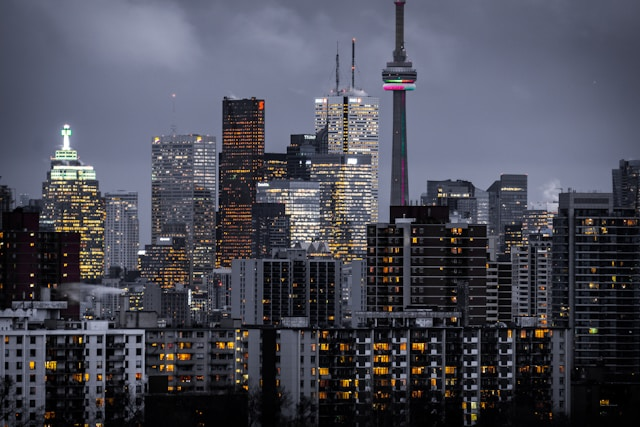
#> input picture modul_1/data/images/building.jpg, 640 x 427 px
$ python detector_benchmark.py ../../modul_1/data/images/building.jpg   (older library calls are emulated)
#> lines starting #> are read from the running program, lines starting #| are printed output that depends on the picture
### modul_4/feature_match_app/utils/io_utils.py
"""
utils/io_utils.py
Fungsi utilitas untuk input/output file gambar dan data.
"""

import cv2
import os
import numpy as np


def load_image(path, grayscale=False):
    """
    Muat gambar dari path dengan error handling.

    Args:
        path: Path ke file gambar
        grayscale: Jika True, muat sebagai grayscale

    Returns:
        Gambar (numpy array) atau None jika gagal
    """
#> called with path = '../../modul_1/data/images/building.jpg', grayscale = False
    if not os.path.exists(path):
        print(f"[ERROR] File tidak ditemukan: {path}")
        return None

    flag = cv2.IMREAD_GRAYSCALE if grayscale else cv2.IMREAD_COLOR
    img = cv2.imread(path, flag)
#> img is the input picture: shape (427, 640, 3); mean B, G, R 86.6, 75.2, 74.4

    if img is None:
        print(f"[ERROR] Gagal membaca gambar: {path}")
        return None

    return img


# [51 lines left out: functions load_images_from_folder, save_image, ensure_dir, not called in this run]

### modul_4/feature_match_app/utils/visualization.py
"""
utils/visualization.py
Fungsi-fungsi bantu untuk visualisasi hasil deteksi fitur dan pencocokan.
"""

import cv2
import numpy as np
import matplotlib.pyplot as plt
import os


# [15 lines left out: function draw_keypoints, not called in this run]


def show_side_by_side(images, titles, save_path=None, figsize=(16, 5)):
    """
    Tampilkan beberapa gambar secara berdampingan.

    Args:
        images: List gambar (BGR atau grayscale)
        titles: List judul untuk setiap gambar
        save_path: Path untuk menyimpan gambar (opsional)
        figsize: Ukuran figure matplotlib
    """
    n = len(images)
    fig, axes = plt.subplots(1, n, figsize=figsize)
    if n == 1:
        axes = [axes]

    for ax, img, title in zip(axes, images, titles):
        # Konversi BGR ke RGB untuk matplotlib
        if len(img.shape) == 3 and img.shape[2] == 3:
            display = cv2.cvtColor(img, cv2.COLOR_BGR2RGB)
        else:
            display = img
        ax.imshow(display, cmap='gray' if len(img.shape) == 2 else None)
        ax.set_title(title, fontsize=10)
        ax.axis('off')

    plt.tight_layout()
    if save_path:
        os.makedirs(os.path.dirname(save_path) if os.path.dirname(save_path) else '.', exist_ok=True)
        plt.savefig(save_path, dpi=100, bbox_inches='tight')
        print(f"[INFO] Gambar disimpan: {save_path}")
    plt.show()


# [29 lines left out: function plot_bar_chart, not called in this run]

### modul_4/feature_match_app/detector_benchmark.py
"""
detector_benchmark.py
Fase 1: Perbandingan berbagai detektor fitur lokal.

Detektor yang dibandingkan:
  Harris, Shi-Tomasi, SIFT, ORB, AKAZE, FAST, BRISK
"""

import cv2
import numpy as np
import time
import matplotlib.pyplot as plt
from utils.io_utils import load_image
from utils.visualization import show_side_by_side, plot_bar_chart
import os


class DetectorBenchmark:
    """
    Kelas untuk membandingkan berbagai detektor fitur secara sistematis.

    Contoh penggunaan:
        bench = DetectorBenchmark()
        results = bench.compare_all(image)
        bench.print_table(results)
        bench.visualize_all(image, results)
    """

    def __init__(self, detectors=None):
        """
        Args:
            detectors: List nama detektor yang ingin digunakan.
                       Default: semua detektor yang tersedia.
        """
        np.random.seed(42)
        cv2.setRNGSeed(42)

        self.available = ['Harris', 'Shi-Tomasi', 'SIFT', 'ORB', 'AKAZE', 'FAST', 'BRISK']
        self.detectors = detectors if detectors else self.available

    def _to_gray(self, image):
        """Konversi gambar ke grayscale jika perlu."""
        if len(image.shape) == 3:
            return cv2.cvtColor(image, cv2.COLOR_BGR2GRAY)
        return image

    def run_detector(self, name, image):
        """
        Jalankan satu detektor dan ukur waktu eksekusinya.

        Args:
            name: Nama detektor (str)
            image: Gambar input (BGR atau grayscale)

        Returns:
            dict berisi: keypoints, descriptors, time_ms, descriptor_info
        """
        gray = self._to_gray(image)
        kps, desc, desc_info = [], None, '-'

        try:
            t0 = time.perf_counter()

            if name == 'Harris':
                dst = cv2.cornerHarris(gray.astype(np.float32), blockSize=2, ksize=3, k=0.04)
                dst_norm = cv2.normalize(dst, None, 0, 255, cv2.NORM_MINMAX, dtype=cv2.CV_8U)
                threshold = 0.01 * dst_norm.max()
                coords = np.argwhere(dst_norm > threshold)
                kps = [cv2.KeyPoint(float(c[1]), float(c[0]), 3) for c in coords]

            elif name == 'Shi-Tomasi':
                corners = cv2.goodFeaturesToTrack(gray, maxCorners=100, qualityLevel=0.01, minDistance=10)
                if corners is not None:
                    kps = [cv2.KeyPoint(float(c[0][0]), float(c[0][1]), 3) for c in corners]

            elif name == 'SIFT':
                sift = cv2.SIFT_create()
                kps, desc = sift.detectAndCompute(gray, None)
                desc_info = '128-D float'

            elif name == 'ORB':
                orb = cv2.ORB_create(nfeatures=500)
                kps, desc = orb.detectAndCompute(gray, None)
                desc_info = '32-B binary'

            elif name == 'AKAZE':
                akaze = cv2.AKAZE_create()
                kps, desc = akaze.detectAndCompute(gray, None)
                desc_info = '61-B binary'

            elif name == 'FAST':
                fast = cv2.FastFeatureDetector_create(threshold=20)
                kps = fast.detect(gray, None)

            elif name == 'BRISK':
                brisk = cv2.BRISK_create()
                kps, desc = brisk.detectAndCompute(gray, None)
                desc_info = '64-B binary'

            elapsed_ms = (time.perf_counter() - t0) * 1000

        except Exception as e:
            print(f"[ERROR] Detektor {name} gagal: {e}")
            return None

        # Hitung rata-rata response strength jika tersedia
        avg_resp = np.mean([kp.response for kp in kps]) if kps else 0.0

        return {
            'name': name,
            'keypoints': kps,
            'descriptors': desc,
            'n_keypoints': len(kps),
            'time_ms': elapsed_ms,
            'avg_response': avg_resp,
            'descriptor_info': desc_info,
        }

    def compare_all(self, image):
        """
        Jalankan semua detektor pada gambar yang sama.

        Args:
            image: Gambar input

        Returns:
            List dict hasil tiap detektor
        """
        results = []
        print("\n[INFO] Menjalankan benchmark detektor...\n")
        for name in self.detectors:
            res = self.run_detector(name, image)
            if res:
                results.append(res)
                print(f"  {name:12s}: {res['n_keypoints']:5d} keypoints  |  {res['time_ms']:7.2f} ms")
#> this loop made 7 passes
#> avg_resp in run_detector on passes 2 to 7: 0, 0.0318, 0.00124, 0.00319, 50.84, 62.17
#> (printed output is left out)
#> pass 1, in run_detector, `gray = self._to_gray(image)`:
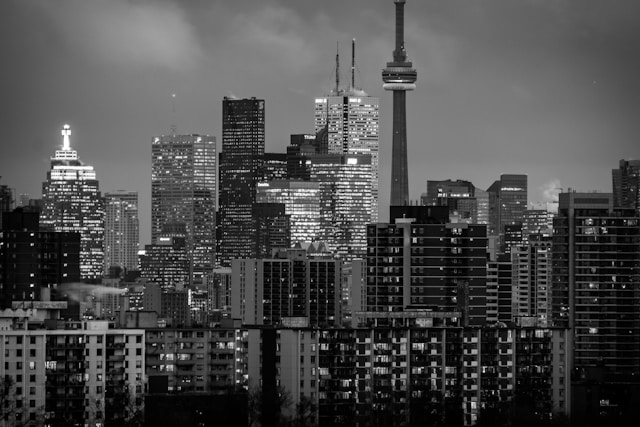
#> gray: shape (427, 640); min 0, max 255, mean 76.3
#> pass 1, in run_detector, `dst = cv2.cornerHarris(gray.astype(np.float32), blockSize=2, ksize=3, ..`:
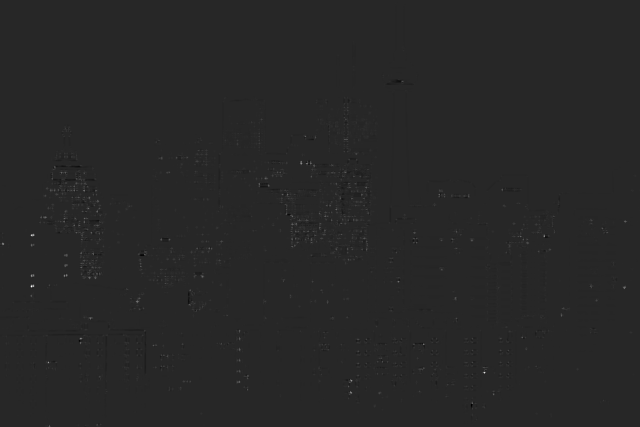
#> dst: shape (427, 640) float32; min -40462624, max 222830976, mean 238355; drawn with min black and max white
#> after the loop, results = 7 items
        return results

    def print_table(self, results):
        """Cetak tabel perbandingan ke konsol."""
        print("\n" + "=" * 65)
        print(f"{'Detektor':<12} | {'N Keypoints':>11} | {'Waktu (ms)':>10} | {'Deskriptor'}")
        print("-" * 65)
        for r in results:
            print(f"{r['name']:<12} | {r['n_keypoints']:>11} | {r['time_ms']:>10.2f} | {r['descriptor_info']}")
        print("=" * 65 + "\n")

    def visualize_all(self, image, results, save_dir=None):
        """
        Tampilkan keypoint dari semua detektor secara berdampingan.

        Args:
            image: Gambar asli
            results: Output dari compare_all()
            save_dir: Folder untuk menyimpan hasil (opsional)
        """
        imgs, titles = [], []
        for r in results:
            img_kp = cv2.drawKeypoints(
                image, r['keypoints'], None,
                color=(0, 200, 50),
                flags=cv2.DRAW_MATCHES_FLAGS_DRAW_RICH_KEYPOINTS
            )
            imgs.append(img_kp)
            titles.append(f"{r['name']}\n({r['n_keypoints']} kp, {r['time_ms']:.1f}ms)")

        save_path = os.path.join(save_dir, 'benchmark_keypoints.png') if save_dir else None
        show_side_by_side(imgs, titles, save_path=save_path, figsize=(20, 4))

    def plot_comparison(self, results, save_dir=None):
        """
        Tampilkan bar chart perbandingan jumlah keypoint dan waktu.

        Args:
            results: Output dari compare_all()
            save_dir: Folder untuk menyimpan hasil (opsional)
        """
        names = [r['name'] for r in results]
        n_kps = [r['n_keypoints'] for r in results]
        times = [r['time_ms'] for r in results]

        fig, axes = plt.subplots(1, 2, figsize=(14, 5))

        # Chart jumlah keypoint
        axes[0].bar(names, n_kps, color='steelblue', edgecolor='navy', alpha=0.85)
        axes[0].set_title('Jumlah Keypoint per Detektor')
        axes[0].set_ylabel('Jumlah Keypoint')
        axes[0].set_xlabel('Detektor')
        for i, v in enumerate(n_kps):
            axes[0].text(i, v + max(n_kps) * 0.01, str(v), ha='center', fontsize=9)

        # Chart waktu eksekusi
        axes[1].bar(names, times, color='coral', edgecolor='darkred', alpha=0.85)
        axes[1].set_title('Waktu Eksekusi per Detektor')
        axes[1].set_ylabel('Waktu (ms)')
        axes[1].set_xlabel('Detektor')
        for i, v in enumerate(times):
            axes[1].text(i, v + max(times) * 0.01, f'{v:.1f}', ha='center', fontsize=9)

        plt.suptitle('Benchmark Detektor Fitur', fontsize=14, fontweight='bold')
        plt.tight_layout()

        if save_dir:
            path = os.path.join(save_dir, 'benchmark_chart.png')
            os.makedirs(save_dir, exist_ok=True)
            plt.savefig(path, dpi=100, bbox_inches='tight')
            print(f"[INFO] Chart disimpan: {path}")
        plt.show()


# ─── Demo standalone ─────────────────────────────────────────────────────────
if __name__ == '__main__':
    import sys
    img_path = sys.argv[1] if len(sys.argv) > 1 else None

    if img_path:
        image = load_image(img_path)
    else:
        # Buat gambar sintetis jika tidak ada input
        print("[INFO] Tidak ada gambar input. Menggunakan gambar sintetis.")
        image = np.zeros((400, 600, 3), dtype=np.uint8)
        for _ in range(30):
            x, y = np.random.randint(20, 580), np.random.randint(20, 380)
            cv2.circle(image, (x, y), np.random.randint(5, 30), tuple(np.random.randint(100, 255, 3).tolist()), -1)

    if image is None:
        print("[ERROR] Gambar tidak dapat dimuat.")
        exit(1)

    bench = DetectorBenchmark()
    results = bench.compare_all(image)
#> results = 7 items
    bench.print_table(results)
#> the loop in print_table, `for r in results:` made 7 passes
#| Harris       |      273278 |     469.66 | -
#| Shi-Tomasi   |         100 |       3.12 | -
#| SIFT         |        2714 |     146.53 | 128-D float
#| ORB          |         500 |       6.57 | 32-B binary
#| AKAZE        |        1334 |      39.05 | 61-B binary
#> (further printed lines are left out)
    bench.visualize_all(image, results, save_dir='results')
#> the loop in visualize_all, `for r in results:` made 7 passes
#> pass 1, in visualize_all, `img_kp = cv2.drawKeypoints( image, r['keypoints'], None, color=(0, 200..`:
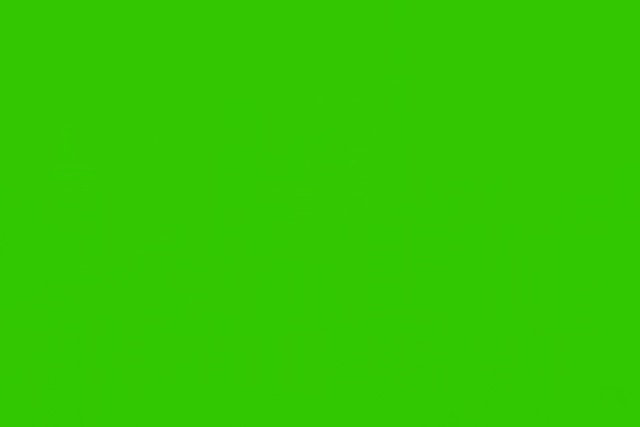
#> img_kp: shape (427, 640, 3); mean B, G, R 1, 199, 50.3
#> pass 3, in visualize_all, `img_kp = cv2.drawKeypoints( image, r['keypoints'], None, color=(0, 200..`:
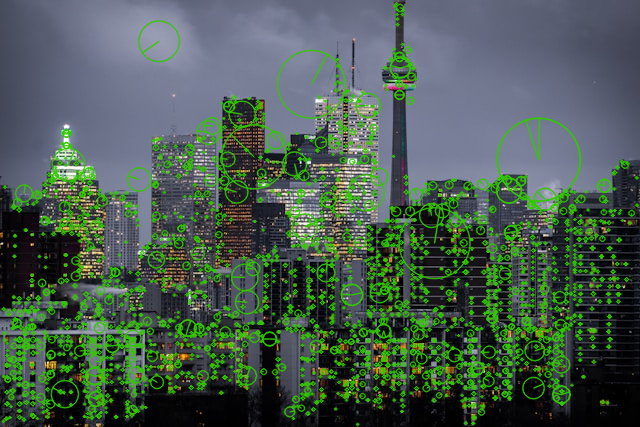
#> img_kp: shape (427, 640, 3); mean B, G, R 78.4, 91.7, 72.7
#> in show_side_by_side, `n = len(images)`: n = 7
#> the loop in show_side_by_side, `for ax, img, title in zip(axes, images, titles):` made 7 passes
#> in show_side_by_side, `plt.savefig(save_path, dpi=100, bbox_inches='tight')`:
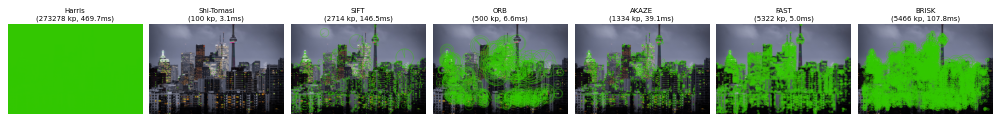
#> figure drawn by matplotlib, 7 panels
    bench.plot_comparison(results, save_dir='results')
#> in plot_comparison, `names = [r['name'] for r in results]`: names = ['Harris', 'Shi-Tomasi', 'SIFT', 'ORB', 'AKAZE', 'FAST', 'BRISK']
#> in plot_comparison, `n_kps = [r['n_keypoints'] for r in results]`: n_kps = [273278, 100, 2714, 500, 1334, 5322, 5466]
#> in plot_comparison, `times = [r['time_ms'] for r in results]`: times = [469.7, 3.12, 146.5, 6.57, 39.05, 5.02, 107.8]
#> the loop in plot_comparison, `for i, v in enumerate(n_kps):` made 7 passes
#> v on passes 1 to 7: 273278, 100, 2714, 500, 1334, 5322, 5466
#> the loop in plot_comparison, `for i, v in enumerate(times):` made 7 passes
#> v on passes 1 to 7: 469.7, 3.12, 146.5, 6.57, 39.05, 5.02, 107.8
#> in plot_comparison, `plt.savefig(path, dpi=100, bbox_inches='tight')`:
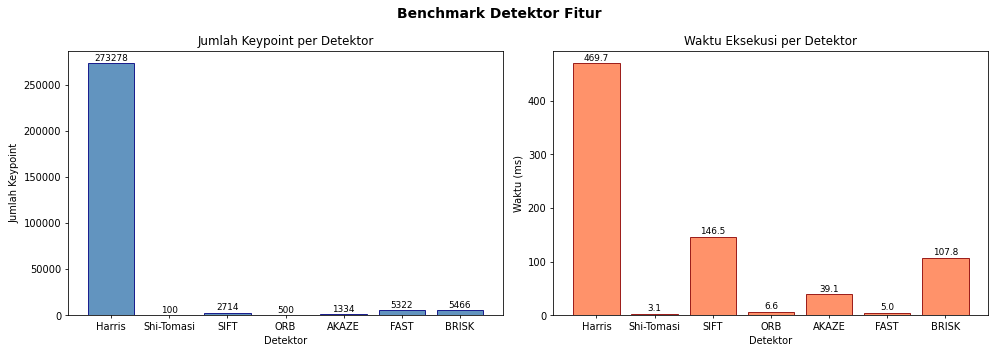
#> figure drawn by matplotlib, 2 panels; panel 1: tallest bar 273278 high, from x = -0.4 to 0.4; panel 2: tallest bar 469.7 high, from x = -0.4 to 0.4

$ run again, on modul_1/data/images/forest.jpg
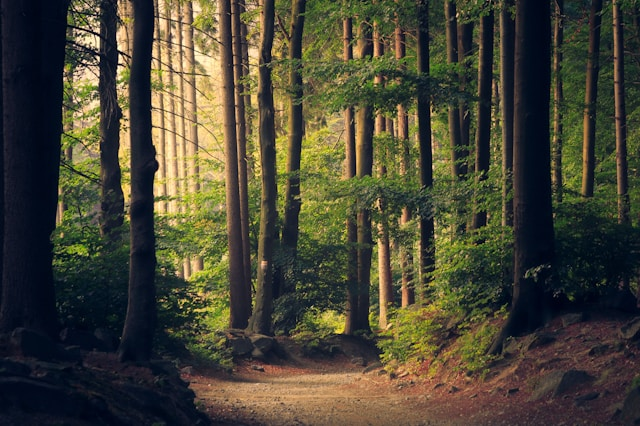
#> input picture modul_1/data/images/forest.jpg, 640 x 426 px
#> in load_image, img is the input picture: shape (426, 640, 3); mean B, G, R 53.2, 69.4, 71.8
#> the loop in compare_all, `for name in self.detectors:` made 7 passes
#> avg_resp in run_detector on passes 2 to 7: 0, 0.0305, 0.00124, 0.0029, 39.14, 50.85
#> (printed output is left out)
#> pass 1, in run_detector, `dst = cv2.cornerHarris(gray.astype(np.float32), blockSize=2, ksize=3, ..`:
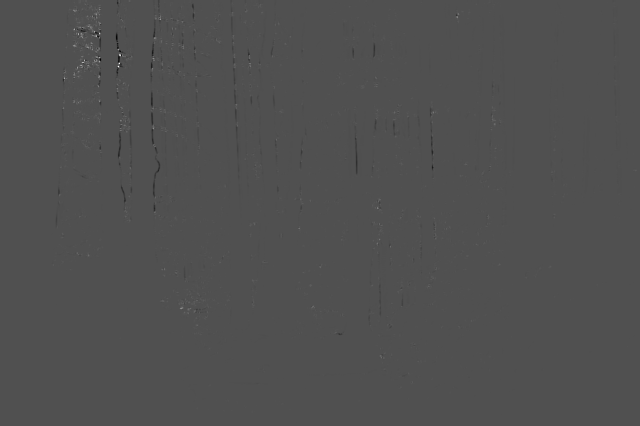
#> dst: shape (426, 640) float32; min -65327108, max 142509344, mean 34925.6; drawn with min black and max white
#> after the loop in compare_all, `for name in self.detectors:`: results = 7 items
#> the loop in print_table, `for r in results:` made 7 passes
#| Harris       |      272639 |     452.42 | -
#| Shi-Tomasi   |         100 |       4.12 | -
#| SIFT         |        2705 |     153.45 | 128-D float
#| ORB          |         500 |       7.44 | 32-B binary
#| AKAZE        |        1354 |      40.50 | 61-B binary
#> (further printed lines are left out)
#> the loop in visualize_all, `for r in results:` made 7 passes
#> n = 7
#> the loop in show_side_by_side, `for ax, img, title in zip(axes, images, titles):` made 7 passes
#> names = ['Harris', 'Shi-Tomasi', 'SIFT', 'ORB', 'AKAZE', 'FAST', 'BRISK']
#> n_kps = [272639, 100, 2705, 500, 1354, 7557, 6149]
#> times = [452.4, 4.12, 153.4, 7.44, 40.5, 7.12, 119.1]
#> the loop in plot_comparison, `for i, v in enumerate(n_kps):` made 7 passes
#> v on passes 1 to 7: 272639, 100, 2705, 500, 1354, 7557, 6149
#> the loop in plot_comparison, `for i, v in enumerate(times):` made 7 passes
#> v on passes 1 to 7: 452.4, 4.12, 153.4, 7.44, 40.5, 7.12, 119.1
#> in plot_comparison, `plt.savefig(path, dpi=100, bbox_inches='tight')`:
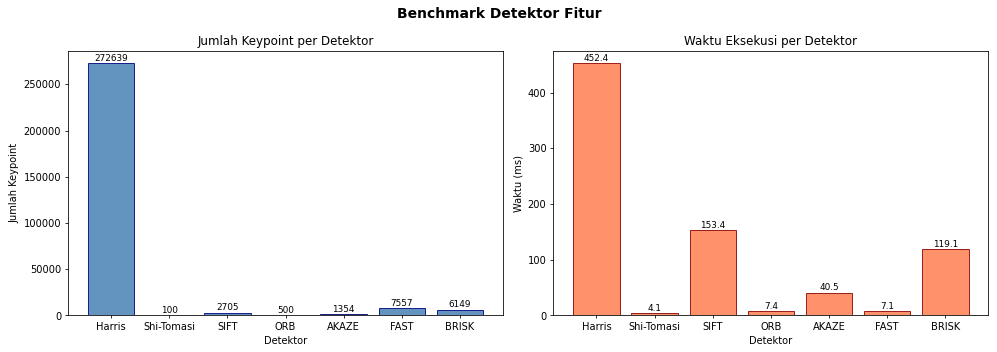
#> figure drawn by matplotlib, 2 panels; panel 1: tallest bar 272639 high, from x = -0.4 to 0.4; panel 2: tallest bar 452.4 high, from x = -0.4 to 0.4

$ run again, on modul_1/data/images/landscape.jpg
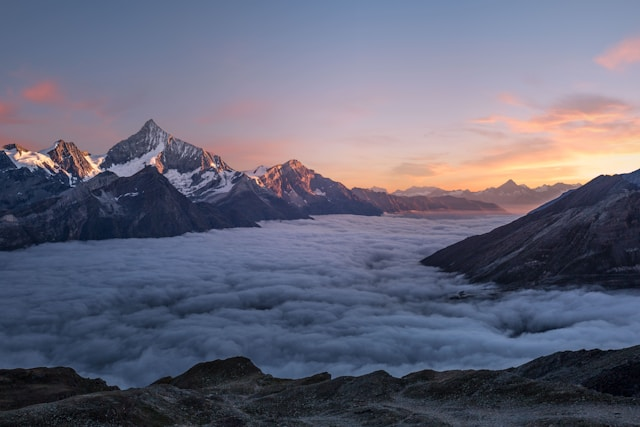
#> input picture modul_1/data/images/landscape.jpg, 640 x 427 px
#> in load_image, img is the input picture: shape (427, 640, 3); mean B, G, R 120.2, 101.4, 100.7
#> the loop in compare_all, `for name in self.detectors:` made 7 passes
#> avg_resp in run_detector on passes 2 to 7: 0, 0.0241, 0.000263, 0.00246, 37.3, 50.3
#> (printed output is left out)
#> pass 1, in run_detector, `dst = cv2.cornerHarris(gray.astype(np.float32), blockSize=2, ksize=3, ..`:
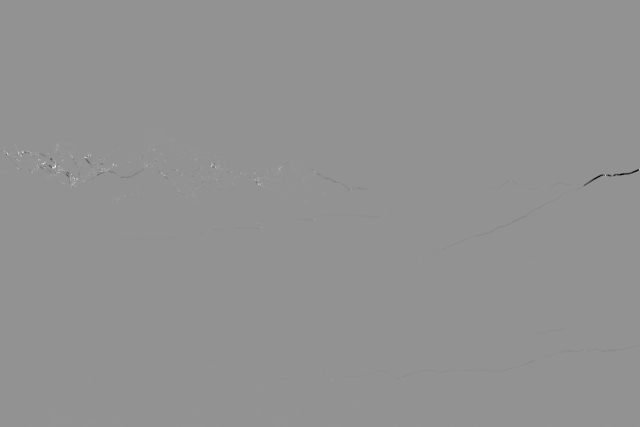
#> dst: shape (427, 640) float32; min -31582704, max 23214928, mean -9897.8; drawn with min black and max white
#> after the loop in compare_all, `for name in self.detectors:`: results = 7 items
#> the loop in print_table, `for r in results:` made 7 passes
#| Harris       |      273279 |     430.66 | -
#| Shi-Tomasi   |         100 |       2.72 | -
#| SIFT         |         644 |      87.98 | 128-D float
#| ORB          |         500 |       3.92 | 32-B binary
#| AKAZE        |         251 |      27.70 | 61-B binary
#> (further printed lines are left out)
#> the loop in visualize_all, `for r in results:` made 7 passes
#> n = 7
#> the loop in show_side_by_side, `for ax, img, title in zip(axes, images, titles):` made 7 passes
#> names = ['Harris', 'Shi-Tomasi', 'SIFT', 'ORB', 'AKAZE', 'FAST', 'BRISK']
#> n_kps = [273279, 100, 644, 500, 251, 853, 667]
#> times = [430.7, 2.72, 87.98, 3.92, 27.7, 0.969, 44.74]
#> the loop in plot_comparison, `for i, v in enumerate(n_kps):` made 7 passes
#> v on passes 1 to 7: 273279, 100, 644, 500, 251, 853, 667
#> the loop in plot_comparison, `for i, v in enumerate(times):` made 7 passes
#> v on passes 1 to 7: 430.7, 2.72, 87.98, 3.92, 27.7, 0.969, 44.74
#> in plot_comparison, `plt.savefig(path, dpi=100, bbox_inches='tight')`:
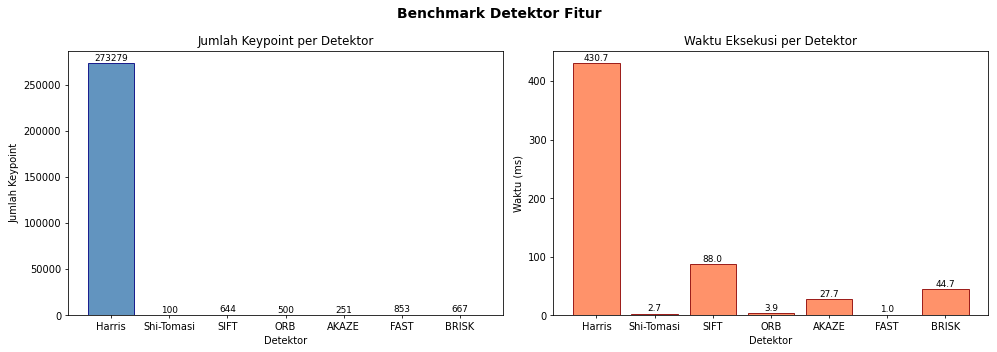
#> figure drawn by matplotlib, 2 panels; panel 1: tallest bar 273279 high, from x = -0.4 to 0.4; panel 2: tallest bar 430.7 high, from x = -0.4 to 0.4
